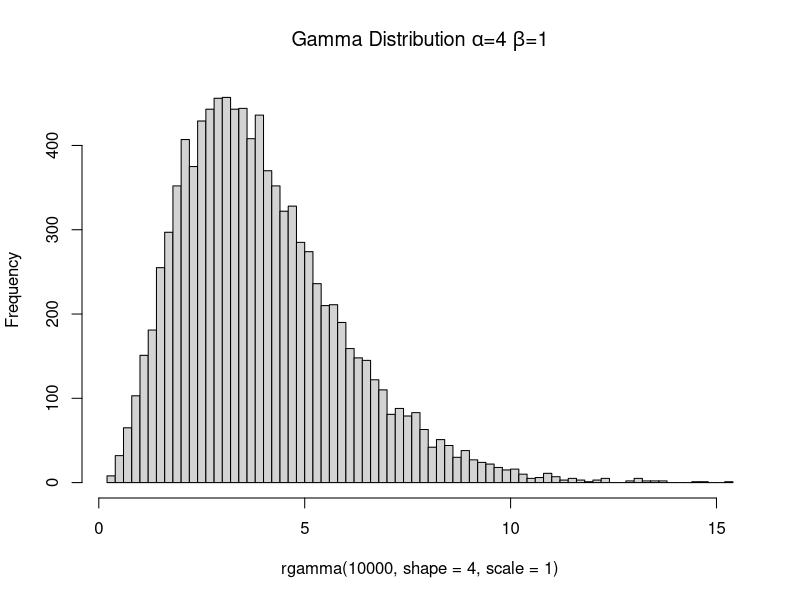
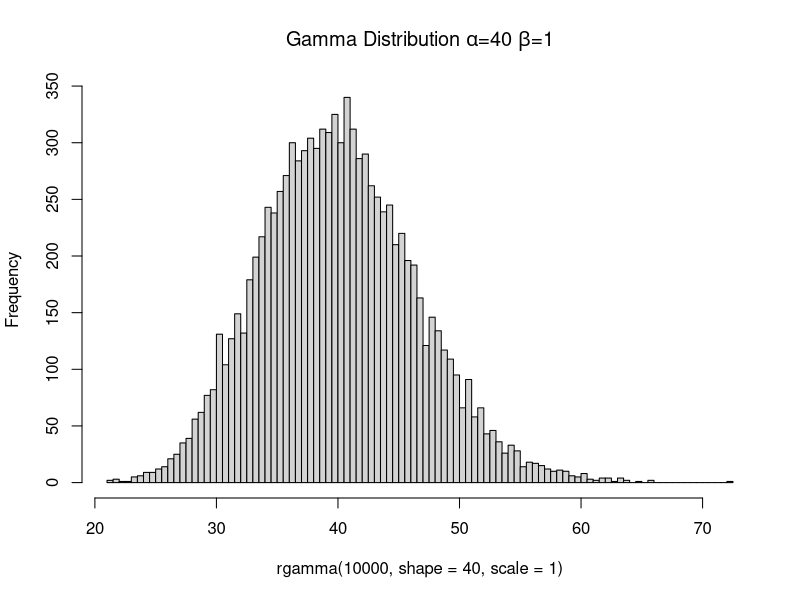
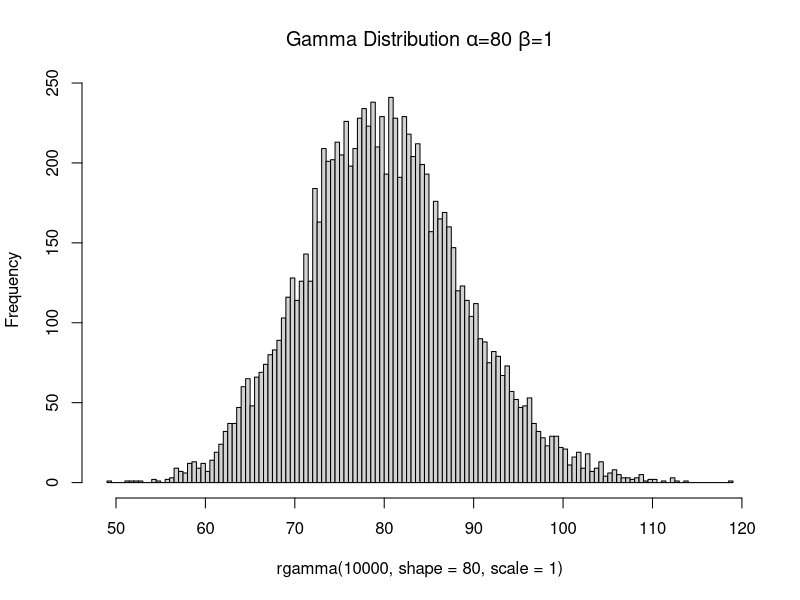
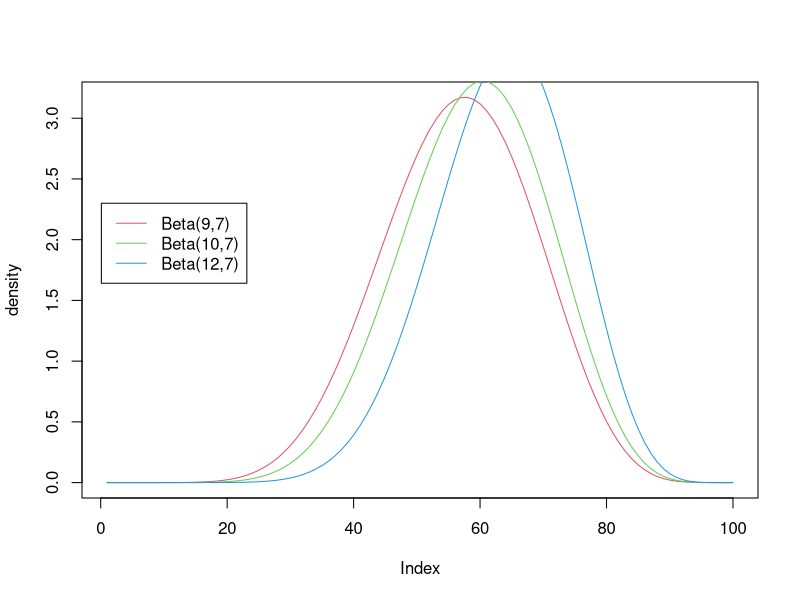
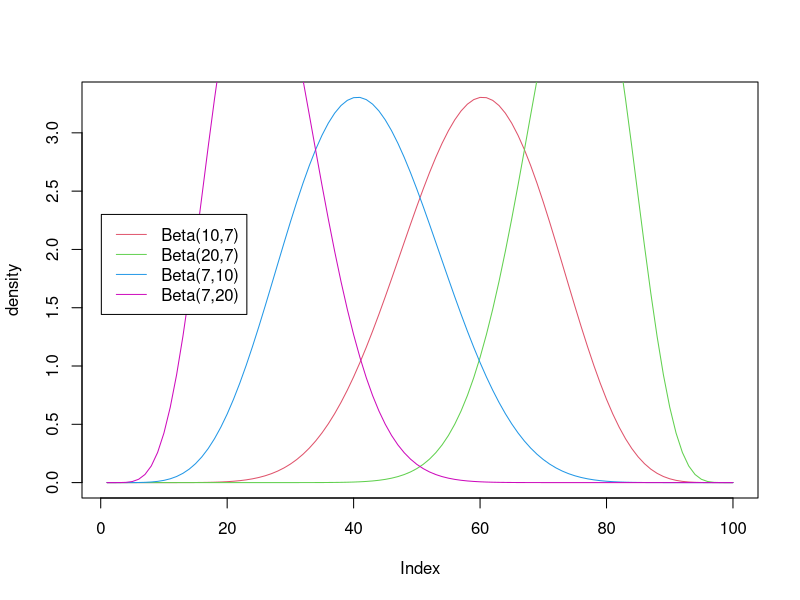
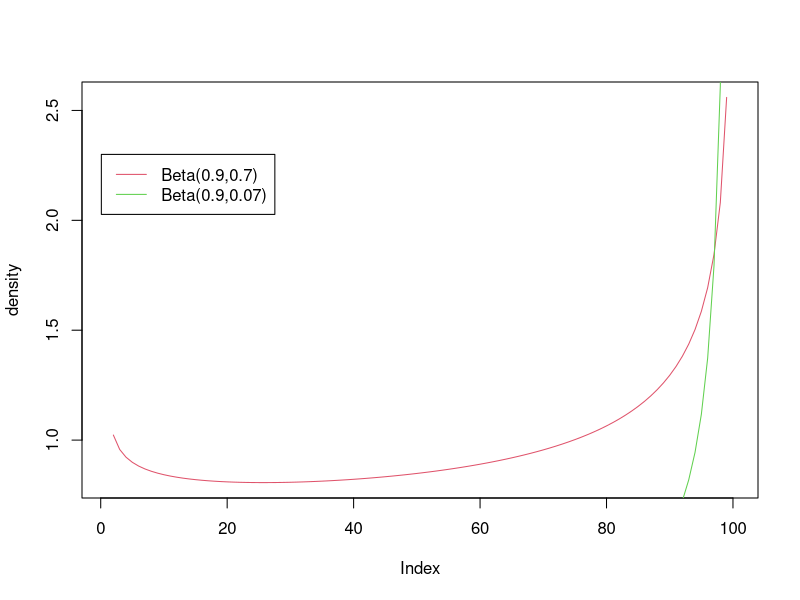

Reproduce these figures in R, in order.
## ---- chunk 1
knitr::opts_chunk$set(echo = TRUE)
## ---- chunk 2
hist(rgamma(10000,shape = 4,scale = 1),breaks = 100,main = expression(paste("Gamma Distribution ",alpha,"=",4," ",beta,"=",1)))
hist(rgamma(10000,shape = 40,scale = 1),breaks = 100,main = expression(paste("Gamma Distribution ",alpha,"=",40," ",beta,"=",1)))
hist(rgamma(10000,shape = 80,scale = 1),breaks = 100,main = expression(paste("Gamma Distribution ",alpha,"=",80," ",beta,"=",1)))
## ---- chunk 3
p=seq(0,1,length.out = 100)
plot(dbeta(p,shape1 =9, shape2 =7), ylab="density",type ="l", col=2)
lines(dbeta(p,shape1 =10, shape2 =7),type ="l", col=3)
lines(dbeta(p,shape1 =12, shape2 =7),type ="l", col=4)
legend(0.1,2.3, c("Beta(9,7)","Beta(10,7)", "Beta(12,7)"),lty=c(1,1,1),col=c(2,3,4))
## ---- chunk 4
p=seq(0,1,length.out = 100)
plot(dbeta(p,shape1 =10, shape2 =7), ylab="density",type ="l", col=2)
lines(dbeta(p,shape1 =20, shape2 =7),type ="l", col=3)
lines(dbeta(p,shape1 =7, shape2 =10),type ="l", col=4)
lines(dbeta(p,shape1 =7, shape2 =20),type ="l", col=6)
legend(0.1,2.3, c("Beta(10,7)","Beta(20,7)", "Beta(7,10)","Beta(7,20)"),lty=c(1,1,1,1),col=c(2,3,4,6))
## ---- chunk 5
p=seq(0,1,length.out = 100)
plot(dbeta(p,shape1 =0.9, shape2 =0.7), ylab="density",type ="l", col=2)
lines(dbeta(p,shape1 =0.9, shape2 =0.07),type ="l", col=3)
legend(0.1,2.3, c("Beta(0.9,0.7)","Beta(0.9,0.07)"),lty=c(1,1),col=c(2,3))
